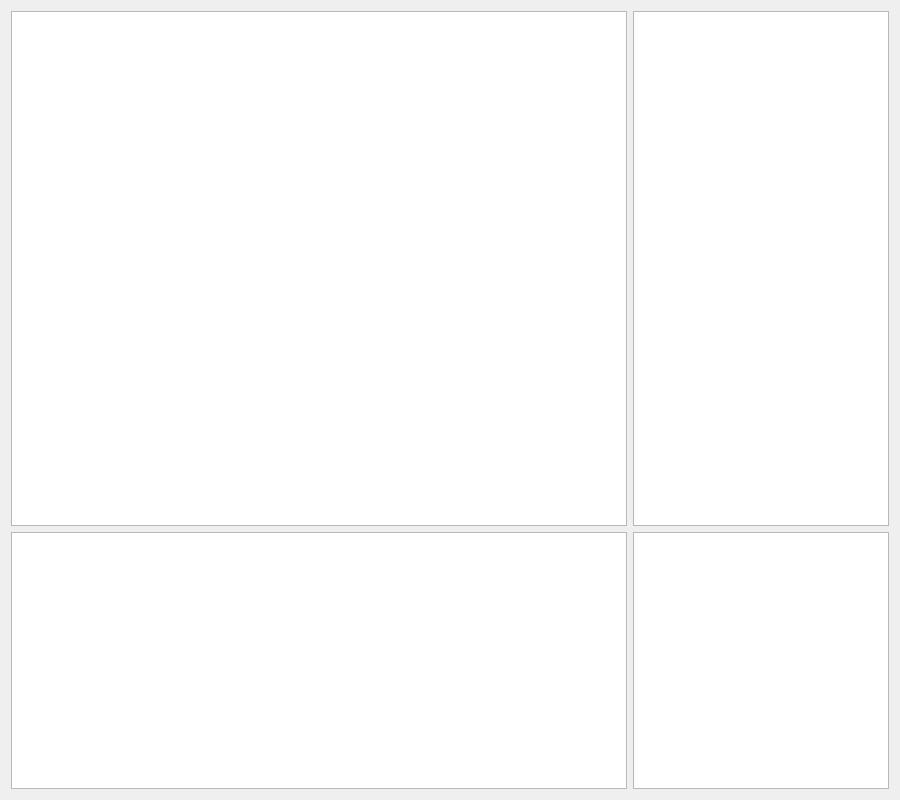
<?xml version="1.0" encoding="UTF-8"?>
<ui version="4.0">
 <class>DebuggerWindow</class>
 <widget class="QWidget" name="DebuggerWindow">
  <property name="geometry">
   <rect>
    <x>0</x>
    <y>0</y>
    <width>900</width>
    <height>800</height>
   </rect>
  </property>
  <property name="windowTitle">
   <string>Debugger</string>
  </property>
  <layout class="QHBoxLayout" name="horizontalLayout" stretch="2,0">
   <item>
    <layout class="QVBoxLayout" name="verticalLayoutLeft" stretch="2,1">
     <property name="leftMargin">
      <number>0</number>
     </property>
     <item>
      <widget class="QListView" name="instructionView"/>
     </item>
     <item>
      <widget class="QTableView" name="hexView"/>
     </item>
    </layout>
   </item>
   <item>
    <layout class="QVBoxLayout" name="verticalLayoutRight" stretch="2,1">
     <property name="leftMargin">
      <number>0</number>
     </property>
     <item>
      <widget class="QTableView" name="registerView"/>
     </item>
     <item>
      <widget class="QListView" name="stackView"/>
     </item>
    </layout>
   </item>
  </layout>
 </widget>
 <resources/>
 <connections/>
</ui>
